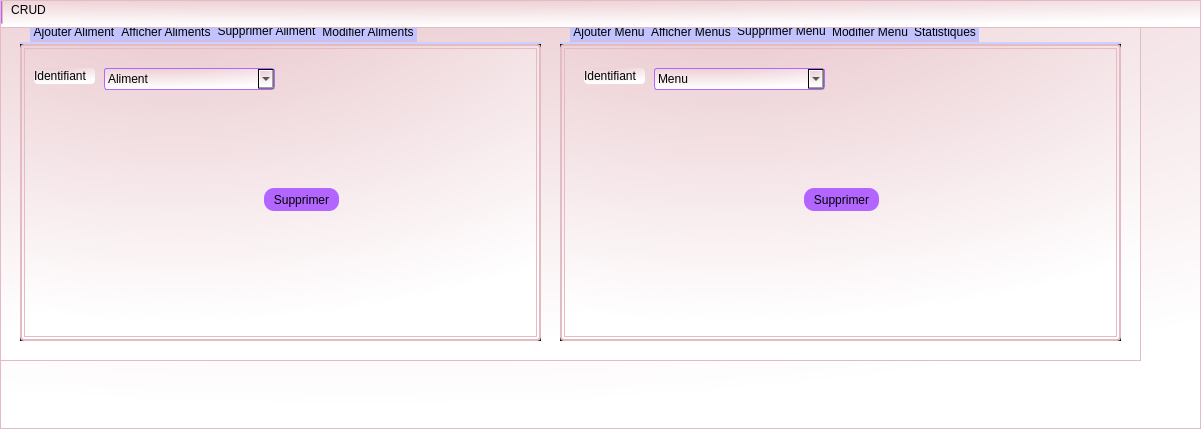
<?xml version="1.0" encoding="UTF-8"?>
<ui version="4.0">
 <class>gestioncuisine</class>
 <widget class="QDialog" name="gestioncuisine">
  <property name="geometry">
   <rect>
    <x>0</x>
    <y>0</y>
    <width>1201</width>
    <height>429</height>
   </rect>
  </property>
  <property name="windowTitle">
   <string>gestioncuisine</string>
  </property>
  <property name="styleSheet">
   <string notr="true">QStatusBar {
    background-color: rgb(178, 102, 255);
}
QPushButton
{
  border: 0px white;
  border-radius: 10px;
  padding: 0 8px;
  background: rgb(178, 102, 255);
}
QComboBox {
    border: 1px solid rgb(178, 102, 255);
    border-radius: 3px;
    padding: 1px 18px 1px 3px;
    min-width: 6em;
}
QTableView {
    selection-background-color: qlineargradient(x1: 0, y1: 0, x2: 0.5, y2: 0.5,
                                stop: 0 #E4BBC2, stop: 1 white);
}
QLineEdit { background-color: white;
border: 2px solid rgb(178, 102, 255);
    border-radius: 4px; }

QFrame {
    border: 2px solid #E4BBC2;
    border-radius: 4px;
    padding: 2px;
    background-image: url(images/welcome.png);
}
 QLabel{
    border:0px;
    border-radius: 4px;
    padding: 0px;
    background-image: url(images/welcome.png);
}


QStatusBar {
    background-color: rgb(178, 102, 255);
}

QStatusBar::item {
    border: 1px solid red;
    border-radius: 3px;
}



/************************************************/
QTabWidget::pane { /* The tab widget frame */
    border-top: 2px solid#E4BBC2;
background-color:black;
}


/* Style the tab using the tab sub-control. Note that
    it reads QTabBar _not_ QTabWidget */
QTabWidget::pane { /* The tab widget frame */
    border-top: 2px solid #ced1ff;
}

QTabWidget::tab-bar {
    left: 10px; /* move to the right by 5px */
}

/* Style the tab using the tab sub-control. Note that
    it reads QTabBar _not_ QTabWidget */
QTabBar::tab {
    background:rgb(194, 194, 255);
    border: 1px solid rgb(194, 194, 255);
    border-bottom-color: #E4BBC2; /* same as the pane color */
    border-top-left-radius: 4px;
    border-top-right-radius: 4px;
    min-width: 8ex;
    padding: 2px;
}

QTabBar::tab:selected, QTabBar::tab:hover {
    background: qlineargradient(x1: 0, y1: 0, x2: 0, y2: 1,
                                stop: 0 #fafafa, stop: 0.4 #f4f4f4,
                                stop: 0.5 #e7e7e7, stop: 1.0 #fafafa);
}



QTabBar::tab:!selected {
    margin-top: 2px; /* make non-selected tabs look smaller */
}



/*********************************/


































* {   background: qradialgradient(cx: 0.3, cy: -0.4, fx: 0.3, fy: -0.4, radius: 1.35, stop: 0 #E4BBC2, stop: 1  rgb(255,255, 255));   color: rgb(0,0, 0);   border: 1px solid #E4BBC2; }
/** {   background-color: rgb(255, 215, 255);   color: rgb(0,0, 0);   border: 1px solid #ffaaff; }*/
</string>
  </property>
  <widget class="QWidget" name="centralwidget">
   <widget class="QTabWidget" name="tabaliment">
    <property name="geometry">
     <rect>
      <x>20</x>
      <y>20</y>
      <width>521</width>
      <height>321</height>
     </rect>
    </property>
    <property name="currentIndex">
     <number>2</number>
    </property>
    <widget class="QWidget" name="tab">
     <attribute name="title">
      <string>Ajouter Aliment</string>
     </attribute>
     <widget class="QLabel" name="label">
      <property name="geometry">
       <rect>
        <x>20</x>
        <y>30</y>
        <width>61</width>
        <height>16</height>
       </rect>
      </property>
      <property name="text">
       <string>Identifiant</string>
      </property>
     </widget>
     <widget class="QLabel" name="label_2">
      <property name="geometry">
       <rect>
        <x>20</x>
        <y>70</y>
        <width>47</width>
        <height>13</height>
       </rect>
      </property>
      <property name="text">
       <string>Nom</string>
      </property>
     </widget>
     <widget class="QLabel" name="label_3">
      <property name="geometry">
       <rect>
        <x>20</x>
        <y>110</y>
        <width>47</width>
        <height>13</height>
       </rect>
      </property>
      <property name="text">
       <string>Type</string>
      </property>
     </widget>
     <widget class="QLineEdit" name="lineEdit_id">
      <property name="geometry">
       <rect>
        <x>130</x>
        <y>30</y>
        <width>113</width>
        <height>20</height>
       </rect>
      </property>
      <property name="text">
       <string/>
      </property>
     </widget>
     <widget class="QLineEdit" name="lineEdit_nom">
      <property name="geometry">
       <rect>
        <x>130</x>
        <y>70</y>
        <width>113</width>
        <height>20</height>
       </rect>
      </property>
     </widget>
     <widget class="QLineEdit" name="lineEdit_type">
      <property name="geometry">
       <rect>
        <x>130</x>
        <y>110</y>
        <width>113</width>
        <height>20</height>
       </rect>
      </property>
     </widget>
     <widget class="QPushButton" name="pb_ajouter">
      <property name="geometry">
       <rect>
        <x>310</x>
        <y>230</y>
        <width>75</width>
        <height>23</height>
       </rect>
      </property>
      <property name="text">
       <string>Ajouter</string>
      </property>
     </widget>
     <widget class="QLineEdit" name="lineEdit_dispo">
      <property name="geometry">
       <rect>
        <x>130</x>
        <y>150</y>
        <width>113</width>
        <height>20</height>
       </rect>
      </property>
     </widget>
     <widget class="QLabel" name="label_5">
      <property name="geometry">
       <rect>
        <x>20</x>
        <y>150</y>
        <width>71</width>
        <height>16</height>
       </rect>
      </property>
      <property name="text">
       <string>Disponibilité</string>
      </property>
     </widget>
     <widget class="QLabel" name="label_6">
      <property name="geometry">
       <rect>
        <x>20</x>
        <y>190</y>
        <width>81</width>
        <height>16</height>
       </rect>
      </property>
      <property name="text">
       <string>Menu associé</string>
      </property>
     </widget>
     <widget class="QComboBox" name="boxajout">
      <property name="geometry">
       <rect>
        <x>130</x>
        <y>190</y>
        <width>171</width>
        <height>22</height>
       </rect>
      </property>
      <property name="currentText">
       <string>Menu</string>
      </property>
      <item>
       <property name="text">
        <string>Menu</string>
       </property>
      </item>
     </widget>
    </widget>
    <widget class="QWidget" name="tab_2">
     <attribute name="title">
      <string>Afficher Aliments</string>
     </attribute>
     <widget class="QTableView" name="tabaliment_2">
      <property name="geometry">
       <rect>
        <x>10</x>
        <y>10</y>
        <width>451</width>
        <height>201</height>
       </rect>
      </property>
     </widget>
     <widget class="QPushButton" name="trierS">
      <property name="geometry">
       <rect>
        <x>400</x>
        <y>220</y>
        <width>51</width>
        <height>23</height>
       </rect>
      </property>
      <property name="text">
       <string>Trier</string>
      </property>
     </widget>
    </widget>
    <widget class="QWidget" name="tab_3">
     <attribute name="title">
      <string>Supprimer Aliment</string>
     </attribute>
     <widget class="QLabel" name="label_4">
      <property name="geometry">
       <rect>
        <x>10</x>
        <y>20</y>
        <width>61</width>
        <height>16</height>
       </rect>
      </property>
      <property name="text">
       <string>Identifiant</string>
      </property>
     </widget>
     <widget class="QPushButton" name="pb_supprimer">
      <property name="geometry">
       <rect>
        <x>240</x>
        <y>140</y>
        <width>75</width>
        <height>23</height>
       </rect>
      </property>
      <property name="text">
       <string>Supprimer</string>
      </property>
     </widget>
     <widget class="QComboBox" name="boxsupprimera">
      <property name="geometry">
       <rect>
        <x>80</x>
        <y>20</y>
        <width>171</width>
        <height>22</height>
       </rect>
      </property>
      <property name="currentText">
       <string>Aliment</string>
      </property>
      <item>
       <property name="text">
        <string>Aliment</string>
       </property>
      </item>
     </widget>
    </widget>
    <widget class="QWidget" name="tab_10">
     <attribute name="title">
      <string>Modifier Aliments</string>
     </attribute>
     <widget class="QLineEdit" name="lineidm">
      <property name="geometry">
       <rect>
        <x>90</x>
        <y>40</y>
        <width>113</width>
        <height>20</height>
       </rect>
      </property>
      <property name="text">
       <string/>
      </property>
     </widget>
     <widget class="QLineEdit" name="lineEdit_id_9">
      <property name="geometry">
       <rect>
        <x>90</x>
        <y>80</y>
        <width>113</width>
        <height>20</height>
       </rect>
      </property>
      <property name="text">
       <string/>
      </property>
     </widget>
     <widget class="QLineEdit" name="lineEdit_id_10">
      <property name="geometry">
       <rect>
        <x>90</x>
        <y>120</y>
        <width>113</width>
        <height>20</height>
       </rect>
      </property>
      <property name="text">
       <string/>
      </property>
     </widget>
     <widget class="QLineEdit" name="lineEdit_id_11">
      <property name="geometry">
       <rect>
        <x>90</x>
        <y>160</y>
        <width>113</width>
        <height>20</height>
       </rect>
      </property>
      <property name="text">
       <string/>
      </property>
     </widget>
     <widget class="QLineEdit" name="lineEdit_id_12">
      <property name="geometry">
       <rect>
        <x>90</x>
        <y>200</y>
        <width>113</width>
        <height>20</height>
       </rect>
      </property>
      <property name="text">
       <string/>
      </property>
     </widget>
     <widget class="QPushButton" name="pb_chercherS">
      <property name="geometry">
       <rect>
        <x>220</x>
        <y>40</y>
        <width>75</width>
        <height>23</height>
       </rect>
      </property>
      <property name="text">
       <string>Chercher</string>
      </property>
     </widget>
     <widget class="QPushButton" name="pb_confirmerS">
      <property name="enabled">
       <bool>true</bool>
      </property>
      <property name="geometry">
       <rect>
        <x>240</x>
        <y>230</y>
        <width>151</width>
        <height>23</height>
       </rect>
      </property>
      <property name="text">
       <string>Confirmer</string>
      </property>
     </widget>
     <widget class="QLabel" name="label_20">
      <property name="geometry">
       <rect>
        <x>10</x>
        <y>40</y>
        <width>61</width>
        <height>16</height>
       </rect>
      </property>
      <property name="text">
       <string>Identifiant</string>
      </property>
     </widget>
     <widget class="QLabel" name="label_21">
      <property name="geometry">
       <rect>
        <x>10</x>
        <y>80</y>
        <width>81</width>
        <height>16</height>
       </rect>
      </property>
      <property name="text">
       <string>Nom Aliment</string>
      </property>
     </widget>
     <widget class="QLabel" name="label_22">
      <property name="geometry">
       <rect>
        <x>10</x>
        <y>120</y>
        <width>81</width>
        <height>16</height>
       </rect>
      </property>
      <property name="text">
       <string>Type Aliment</string>
      </property>
     </widget>
     <widget class="QLabel" name="label_23">
      <property name="geometry">
       <rect>
        <x>10</x>
        <y>160</y>
        <width>81</width>
        <height>16</height>
       </rect>
      </property>
      <property name="text">
       <string>Dispo</string>
      </property>
     </widget>
     <widget class="QLabel" name="label_24">
      <property name="geometry">
       <rect>
        <x>10</x>
        <y>200</y>
        <width>81</width>
        <height>16</height>
       </rect>
      </property>
      <property name="text">
       <string>Id Menu</string>
      </property>
     </widget>
    </widget>
   </widget>
   <widget class="QTabWidget" name="tabmenu">
    <property name="geometry">
     <rect>
      <x>560</x>
      <y>20</y>
      <width>561</width>
      <height>321</height>
     </rect>
    </property>
    <property name="currentIndex">
     <number>2</number>
    </property>
    <widget class="QWidget" name="tab_4">
     <attribute name="title">
      <string>Ajouter Menu</string>
     </attribute>
     <widget class="QLabel" name="label_7">
      <property name="geometry">
       <rect>
        <x>20</x>
        <y>30</y>
        <width>61</width>
        <height>16</height>
       </rect>
      </property>
      <property name="text">
       <string>Identifiant</string>
      </property>
     </widget>
     <widget class="QLabel" name="label_8">
      <property name="geometry">
       <rect>
        <x>20</x>
        <y>70</y>
        <width>47</width>
        <height>13</height>
       </rect>
      </property>
      <property name="text">
       <string>Nom</string>
      </property>
     </widget>
     <widget class="QLabel" name="label_9">
      <property name="geometry">
       <rect>
        <x>20</x>
        <y>110</y>
        <width>47</width>
        <height>13</height>
       </rect>
      </property>
      <property name="text">
       <string>Temps</string>
      </property>
     </widget>
     <widget class="QLineEdit" name="lineEdit_menu">
      <property name="geometry">
       <rect>
        <x>130</x>
        <y>30</y>
        <width>113</width>
        <height>20</height>
       </rect>
      </property>
      <property name="text">
       <string/>
      </property>
     </widget>
     <widget class="QLineEdit" name="lineEdit_nom_2">
      <property name="geometry">
       <rect>
        <x>130</x>
        <y>70</y>
        <width>113</width>
        <height>20</height>
       </rect>
      </property>
     </widget>
     <widget class="QLineEdit" name="lineEdit_temps">
      <property name="geometry">
       <rect>
        <x>130</x>
        <y>110</y>
        <width>113</width>
        <height>20</height>
       </rect>
      </property>
     </widget>
     <widget class="QPushButton" name="pb_ajouter_2">
      <property name="geometry">
       <rect>
        <x>310</x>
        <y>230</y>
        <width>75</width>
        <height>23</height>
       </rect>
      </property>
      <property name="text">
       <string>Ajouter</string>
      </property>
     </widget>
    </widget>
    <widget class="QWidget" name="tab_5">
     <attribute name="title">
      <string>Afficher Menus</string>
     </attribute>
     <widget class="QTableView" name="tabmenu_2">
      <property name="geometry">
       <rect>
        <x>10</x>
        <y>10</y>
        <width>461</width>
        <height>201</height>
       </rect>
      </property>
     </widget>
     <widget class="QPushButton" name="pdf">
      <property name="geometry">
       <rect>
        <x>150</x>
        <y>230</y>
        <width>51</width>
        <height>23</height>
       </rect>
      </property>
      <property name="text">
       <string>PDF</string>
      </property>
     </widget>
     <widget class="QLineEdit" name="lineEdit_id_3">
      <property name="geometry">
       <rect>
        <x>20</x>
        <y>230</y>
        <width>113</width>
        <height>20</height>
       </rect>
      </property>
     </widget>
     <widget class="QPushButton" name="trierM">
      <property name="geometry">
       <rect>
        <x>410</x>
        <y>220</y>
        <width>51</width>
        <height>23</height>
       </rect>
      </property>
      <property name="text">
       <string>Trier</string>
      </property>
     </widget>
    </widget>
    <widget class="QWidget" name="tab_6">
     <attribute name="title">
      <string>Supprimer Menu</string>
     </attribute>
     <widget class="QLabel" name="label_12">
      <property name="geometry">
       <rect>
        <x>20</x>
        <y>20</y>
        <width>61</width>
        <height>16</height>
       </rect>
      </property>
      <property name="text">
       <string>Identifiant</string>
      </property>
     </widget>
     <widget class="QPushButton" name="pb_supprimer_2">
      <property name="geometry">
       <rect>
        <x>240</x>
        <y>140</y>
        <width>75</width>
        <height>23</height>
       </rect>
      </property>
      <property name="text">
       <string>Supprimer</string>
      </property>
     </widget>
     <widget class="QComboBox" name="boxsupprimerb">
      <property name="geometry">
       <rect>
        <x>90</x>
        <y>20</y>
        <width>171</width>
        <height>22</height>
       </rect>
      </property>
      <property name="currentText">
       <string>Menu</string>
      </property>
      <item>
       <property name="text">
        <string>Menu</string>
       </property>
      </item>
     </widget>
    </widget>
    <widget class="QWidget" name="tab_11">
     <attribute name="title">
      <string>Modifier Menu</string>
     </attribute>
     <widget class="QLineEdit" name="lineEdit_id_6">
      <property name="geometry">
       <rect>
        <x>110</x>
        <y>40</y>
        <width>113</width>
        <height>20</height>
       </rect>
      </property>
      <property name="text">
       <string/>
      </property>
     </widget>
     <widget class="QLineEdit" name="lineEdit_id_7">
      <property name="geometry">
       <rect>
        <x>110</x>
        <y>80</y>
        <width>113</width>
        <height>20</height>
       </rect>
      </property>
      <property name="text">
       <string/>
      </property>
     </widget>
     <widget class="QPushButton" name="pb_chercherM">
      <property name="geometry">
       <rect>
        <x>240</x>
        <y>40</y>
        <width>75</width>
        <height>23</height>
       </rect>
      </property>
      <property name="text">
       <string>Chercher</string>
      </property>
     </widget>
     <widget class="QPushButton" name="pb_confirmerM">
      <property name="geometry">
       <rect>
        <x>240</x>
        <y>230</y>
        <width>151</width>
        <height>23</height>
       </rect>
      </property>
      <property name="text">
       <string>Confirmer</string>
      </property>
     </widget>
     <widget class="QLabel" name="label_17">
      <property name="geometry">
       <rect>
        <x>20</x>
        <y>40</y>
        <width>61</width>
        <height>16</height>
       </rect>
      </property>
      <property name="text">
       <string>Identifiant</string>
      </property>
     </widget>
     <widget class="QLabel" name="label_18">
      <property name="geometry">
       <rect>
        <x>20</x>
        <y>80</y>
        <width>61</width>
        <height>16</height>
       </rect>
      </property>
      <property name="text">
       <string>Nom menu</string>
      </property>
     </widget>
     <widget class="QLabel" name="label_19">
      <property name="geometry">
       <rect>
        <x>20</x>
        <y>120</y>
        <width>61</width>
        <height>16</height>
       </rect>
      </property>
      <property name="text">
       <string>Temps</string>
      </property>
     </widget>
     <widget class="QLineEdit" name="lineEdit_id_8">
      <property name="geometry">
       <rect>
        <x>110</x>
        <y>120</y>
        <width>113</width>
        <height>20</height>
       </rect>
      </property>
      <property name="text">
       <string/>
      </property>
     </widget>
    </widget>
    <widget class="QWidget" name="tab_21">
     <attribute name="title">
      <string>Statistiques</string>
     </attribute>
     <widget class="QCustomPlot" name="gplot" native="true">
      <property name="geometry">
       <rect>
        <x>20</x>
        <y>10</y>
        <width>511</width>
        <height>241</height>
       </rect>
      </property>
      <widget class="QLabel" name="labeldos">
       <property name="geometry">
        <rect>
         <x>40</x>
         <y>220</y>
         <width>111</width>
         <height>16</height>
        </rect>
       </property>
       <property name="text">
        <string>Temps</string>
       </property>
      </widget>
      <widget class="QLabel" name="labeluno">
       <property name="geometry">
        <rect>
         <x>40</x>
         <y>200</y>
         <width>101</width>
         <height>16</height>
        </rect>
       </property>
       <property name="text">
        <string>Nom du menu</string>
       </property>
      </widget>
      <widget class="QWidget" name="widget_4" native="true">
       <property name="geometry">
        <rect>
         <x>10</x>
         <y>200</y>
         <width>16</width>
         <height>16</height>
        </rect>
       </property>
       <property name="styleSheet">
        <string notr="true">background-color: rgb(0, 255, 0);</string>
       </property>
      </widget>
      <widget class="QWidget" name="widget_2" native="true">
       <property name="geometry">
        <rect>
         <x>10</x>
         <y>220</y>
         <width>16</width>
         <height>16</height>
        </rect>
       </property>
       <property name="styleSheet">
        <string notr="true">
background-color: rgb(255, 255, 0);</string>
       </property>
      </widget>
     </widget>
     <widget class="QPushButton" name="afficher_stat">
      <property name="geometry">
       <rect>
        <x>370</x>
        <y>260</y>
        <width>121</width>
        <height>23</height>
       </rect>
      </property>
      <property name="text">
       <string>Afficher</string>
      </property>
     </widget>
    </widget>
   </widget>
  </widget>
  <widget class="QMenuBar" name="menubar">
   <property name="geometry">
    <rect>
     <x>0</x>
     <y>0</y>
     <width>1201</width>
     <height>28</height>
    </rect>
   </property>
   <widget class="QMenu" name="menuCRUD">
    <property name="title">
     <string>CRUD</string>
    </property>
   </widget>
   <addaction name="menuCRUD"/>
  </widget>
  <widget class="QStatusBar" name="statusbar"/>
 </widget>
 <customwidgets>
  <customwidget>
   <class>QCustomPlot</class>
   <extends>QWidget</extends>
   <header>qcustomplot.h</header>
   <container>1</container>
  </customwidget>
 </customwidgets>
 <resources/>
 <connections/>
</ui>
